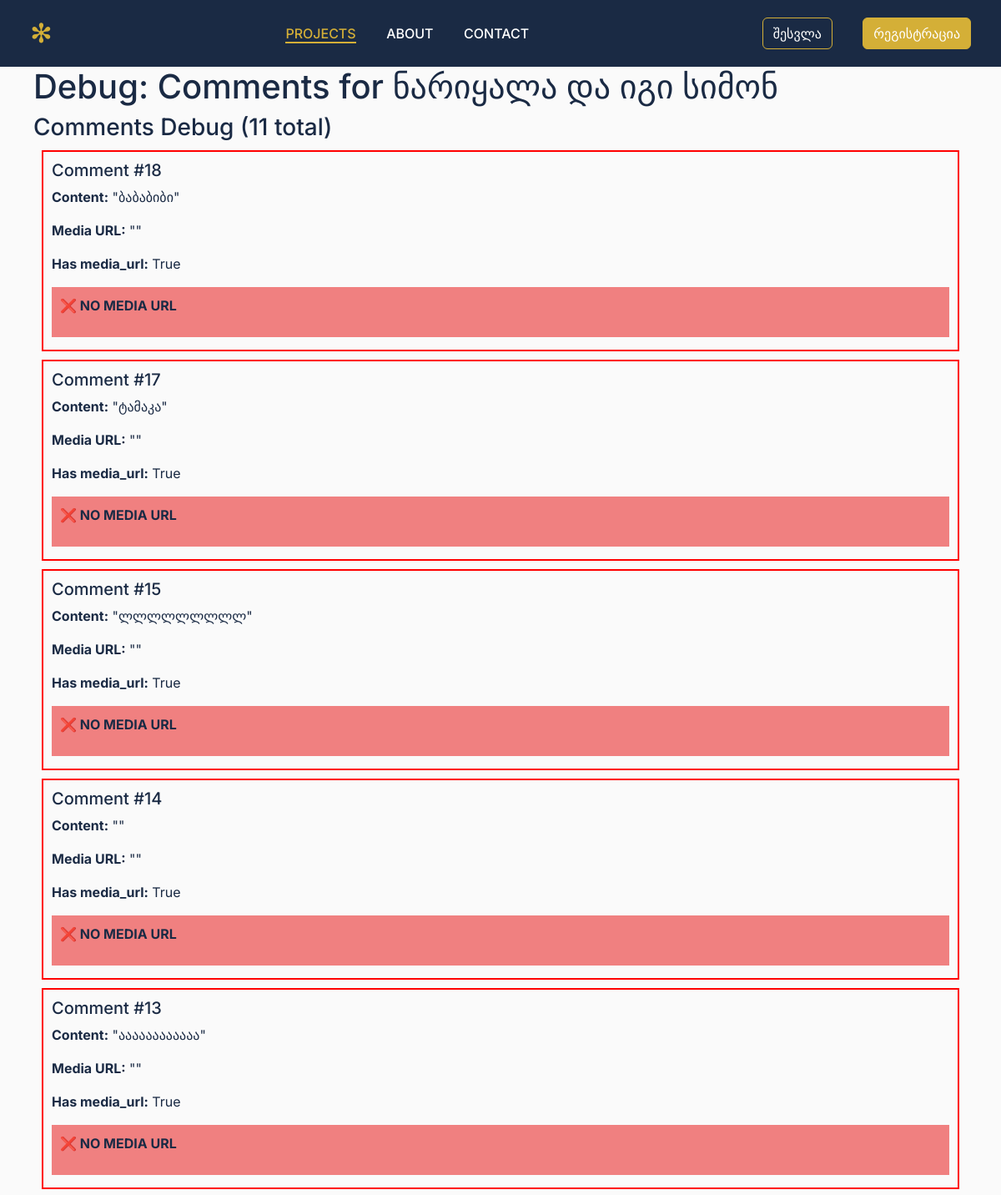
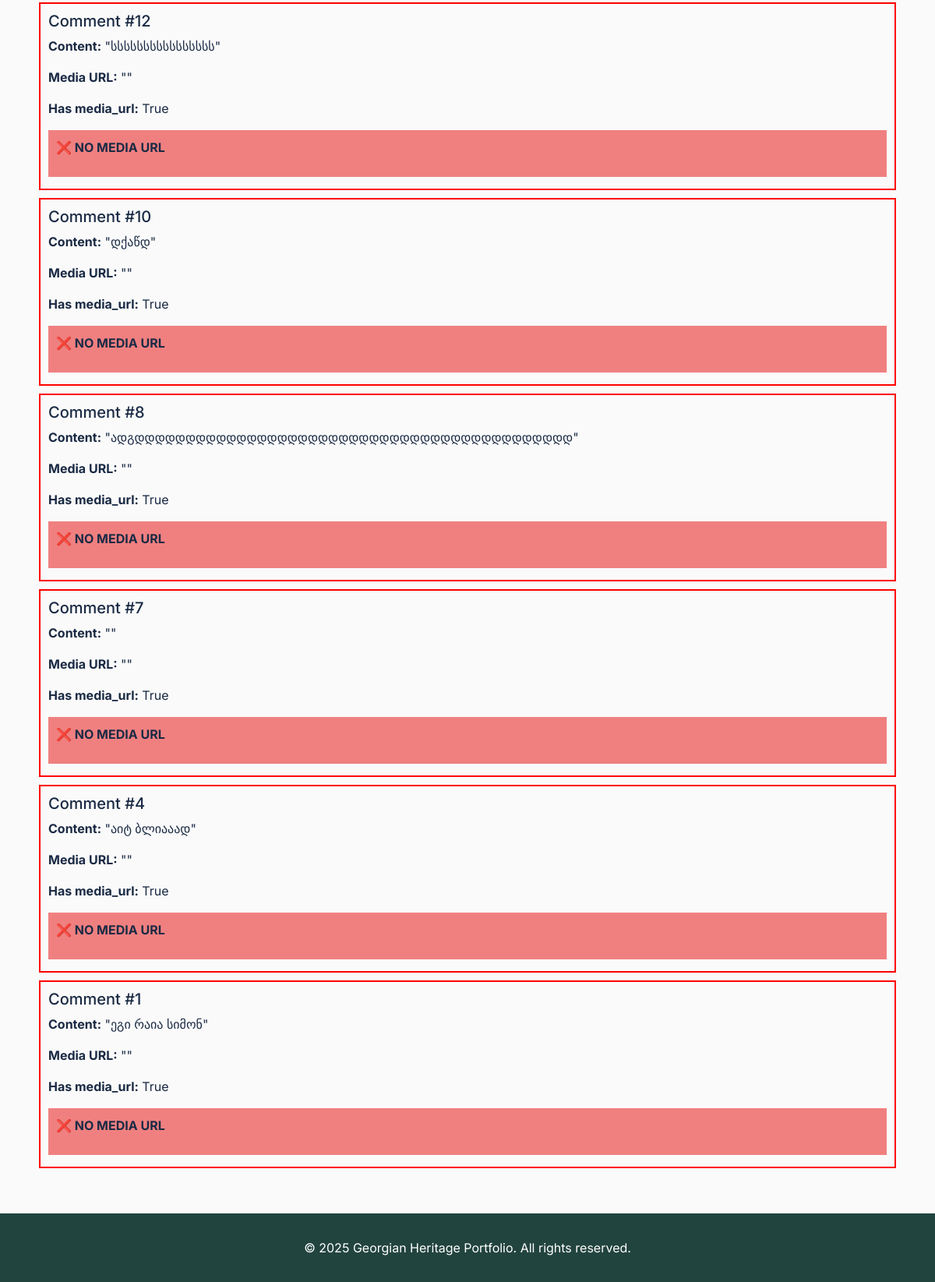
The page /debug/project/project_2 on the database its author committed (2 pictures, top to bottom).
### models.py (models this page shows, shortened)
class Project(db.Model):
    id = db.Column(db.String(50), primary_key=True)
    title = db.Column(db.String(200), nullable=False)
    main_image = db.Column(db.Text, nullable=True)
    main_image_caption = db.Column(db.String(200), nullable=True)  # Caption for main image
    other_images = db.Column(db.Text, nullable=True)  # JSON array
    viewer3D = db.Column(db.Text, nullable=True)
    description = db.Column(db.Text, nullable=True)
    description_file = db.Column(db.String(100), nullable=True)
    folder = db.Column(db.String(100), nullable=True)
    latitude = db.Column(db.String(50), nullable=True)
    longitude = db.Column(db.String(50), nullable=True)
    documents = db.Column(db.Text, nullable=True)  # JSON array
    loading_video = db.Column(db.Text, nullable=True)
    loading_audio = db.Column(db.Text, nullable=True)
    project_info = db.Column(db.Text, nullable=True)  # JSON object
    type_categories = db.Column(db.Text, nullable=True)  # JSON array
    period_categories = db.Column(db.Text, nullable=True)  # JSON array
    created_at = db.Column(db.DateTime, default=datetime.utcnow)
    updated_at = db.Column(db.DateTime, default=datetime.utcnow, onupdate=datetime.utcnow)

class Comment(db.Model):
    id = db.Column(db.Integer, primary_key=True)
    content = db.Column(db.Text, nullable=False)
    project_id = db.Column(db.String(50), nullable=False)
    user_id = db.Column(db.Integer, db.ForeignKey('user.id'), nullable=False)  # Required for registered users only
    parent_id = db.Column(db.Integer, db.ForeignKey('comment.id'), nullable=True)
    media_urls = db.Column(db.Text, nullable=True)  # JSON array of Cloudinary URLs
    created_at = db.Column(db.DateTime, default=datetime.utcnow)
    replies = db.relationship('Comment', backref=db.backref('parent', remote_side=[id]), lazy=True)
    likes = db.relationship('Like', backref='comment', lazy=True, cascade='all, delete-orphan')

### app.py (the view)
@app.route('/debug/project/<project_id>')
def debug_project_detail(project_id):
    projects = load_projects()
    project = next((p for p in projects if p['id'] == project_id), None)
    if not project:
        return 'Project not found', 404
    comments = Comment.query.filter_by(project_id=project_id, parent_id=None).order_by(Comment.created_at.desc()).all()
    return render_template('debug_comments.html', project=project, comments=comments)

### templates/debug_comments.html (shortened to what this page needs)
{% extends 'base.html' %}
{% block content %}
<div class="container">
    <h1>Debug: Comments for {{ project.title }}</h1>
    <div class="row">
        <div class="col-12">
            <h3>Comments Debug ({{ comments|length }} total)</h3>
            {% for comment in comments %}
            <div style="border: 2px solid {% if comment.media_url %}green{% else %}red{% endif %}; margin: 10px; padding: 10px;">
                <h5>Comment #{{ comment.id }}</h5>
                <p><strong>Content:</strong> "{{ comment.content }}"</p>
                <p><strong>Media URL:</strong> "{{ comment.media_url }}"</p>
                <p><strong>Has media_url:</strong> {{ comment.media_url is not none }}</p>
                {% if comment.media_url %}
                <div style="background: lightgreen; padding: 10px; margin: 5px 0;">
                    <p><strong>✅ HAS MEDIA URL</strong></p>
                    <p>URL starts with http: {{ comment.media_url.startswith('http') }}</p>
                    <p>URL ends with image ext: {{ comment.media_url.endswith(('.jpg', '.jpeg', '.png', '.gif')) }}</p>
                    <p>URL contains 'image': {{ 'image' in comment.media_url }}</p>
                    <div style="border: 2px solid blue; padding: 10px; margin: 10px 0;">
                        <p><strong>Image Preview:</strong></p>
                        <img src="{{ comment.media_url }}"
                             onclick="openImageModal(this.src)"
                             style="max-width: 200px; cursor: pointer; border: 3px solid red;"
                             alt="Comment Image"
                             onerror="this.style.border='3px solid red'; this.alt='IMAGE FAILED TO LOAD';">
                        <p><em>Click image above to test modal</em></p>
                    </div>
                </div>
                {% else %}
                <div style="background: lightcoral; padding: 10px; margin: 5px 0;">
                    <p><strong>❌ NO MEDIA URL</strong></p>
                </div>
                {% endif %}
            </div>
            {% endfor %}
        </div>
    </div>
</div>
{% endblock %}

### templates/base.html (shortened to what this page needs)
<!DOCTYPE html>
<html lang="ka">
<head>
    <link rel="stylesheet" href="https://cdn.jsdelivr.net/npm/bootstrap@5.3.0/dist/css/bootstrap.min.css">
    <link rel="stylesheet" href="https://cdn.jsdelivr.net/npm/bootstrap-icons@1.11.0/font/bootstrap-icons.css">
    <link rel="stylesheet" href="https://unpkg.com/leaflet@1.9.4/dist/leaflet.css" />
    <link rel="stylesheet" href="{{ url_for('static', filename='style.css') }}">
</head>
<body>
    <header class="navbar">
        <div class="container">
            <div class="logo">
                <a href="/" class="text-white text-decoration-none">✻</a>
            </div>
            <nav id="mainNav">
                <a href="/" class="active">PROJECTS</a>
                <a href="#about">ABOUT</a>
                <a href="#contact">CONTACT</a>
            </nav>
            <div class="d-flex align-items-center gap-1">
                {% if current_user.is_authenticated %}
                    <div class="dropdown">
                        <button class="btn btn-outline-light dropdown-toggle d-flex align-items-center" type="button" data-bs-toggle="dropdown">
                            <i class="bi bi-person-circle me-2"></i>
                            {{ current_user.email }}
                        </button>
                        <ul class="dropdown-menu">
                            <li><a class="dropdown-item" href="{{ url_for('logout') }}">
                                <i class="bi bi-box-arrow-right"></i> გასვლა
                            </a></li>
                        </ul>
                    </div>
                {% else %}
                    <div>
                        <a href="{{ url_for('login') }}" class="btn btn-outline-light">შესვლა</a>
                        <a href="{{ url_for('register') }}" class="btn btn-light">რეგისტრაცია</a>
                    </div>
                {% endif %}
            </div>
        </div>
    </header>
    <main class="container mb-5">
        {% block content %}{% endblock %}
    </main>
    <footer>
        <div class="container text-center">
            &copy; {{ 2025 }} Georgian Heritage Portfolio. All rights reserved.
        </div>
    </footer>
</body>
</html>

### static/style.css (style rules this page uses)
:root { --frost-blue: #ADCDE9; --deep-forest-green: #22443E; --snow-white: #FAFAFA; --gold-accent: #D4AF37; --dark-navy: #1A2A44; }
* { margin: 0; padding: 0; box-sizing: border-box; }
body { font-family: 'Inter', 'Segoe UI', sans-serif; background: var(--snow-white); color: var(--dark-navy); }
.container { max-width: 1200px; margin: 0 auto; padding: 0 20px; }
.navbar, .bg-primary { background: var(--dark-navy) !important; padding: 1rem 0; position: sticky; top: 0; z-index: 1030; }
.navbar .container, .bg-primary .container { display: flex; justify-content: space-between; align-items: center; }
.logo, a.text-white { font-size: 2rem; color: var(--gold-accent) !important; text-decoration: none !important; }
nav a, .navbar a, .bg-primary a { color: white; margin: 0 1rem; text-decoration: none; font-weight: 500; transition: 0.3s; }
nav a:hover, nav a.active, .navbar a:hover, .navbar a.active { color: var(--gold-accent) !important; border-bottom: 2px solid var(--gold-accent); }
.btn-outline-light { color: white; border-color: var(--gold-accent); }
.btn-light { background-color: var(--gold-accent); color: var(--dark-navy); border-color: var(--gold-accent); }
footer { background: var(--deep-forest-green) !important; color: white; padding: 2rem 0; margin-top: auto; }

### rows shown on the page
Project: title "ნარიყალა და იგი სიმონ"
Comment: id "18", content "ბაბაბიბი", media_url "True"
Comment: id "17", content "ტამაკა", media_url "True"
Comment: id "15", content "ლლლლლლლლლ", media_url "True"
Comment: id "14", media_url "True"
Comment: id "13", content "აააააააააააა", media_url "True"
Comment: id "12", content "სსსსსსსსსსსსსსსს", media_url "True"
Comment: id "10", content "დქაწდ", media_url "True"
Comment: id "8", content "ადგდდდდდდდდდდდდდდდდდდდდდდდდდდდდდდდდდდდდდდდდდდდ", media_url "True"
Comment: id "7", media_url "True"
Comment: id "4", content "აიტ ბლიააად", media_url "True"
Comment: id "1", content "ეგი რაია სიმონ", media_url "True"

### other values the page prints
{{ comments|length }} "11"
{{ 2025 }} "2025"
